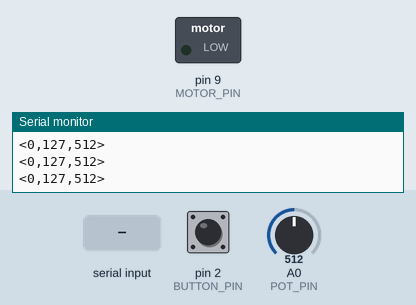
Bench run of a sketch on a simulated Arduino Uno, built with avr-gcc and run on an emulated ATmega328P. Shown: switched loads named in the sketch (green lamp = pin HIGH), the last lines printed to the serial monitor. The test bench sets the inputs (shaded band); at power-on: pin 2 (BUTTON_PIN) HIGH, A0 (POT_PIN) = 512.

Above: at 1.2 s.
1.3 s: pin 2 (BUTTON_PIN) pulled LOW for 0.15 s
At 1.7 s:
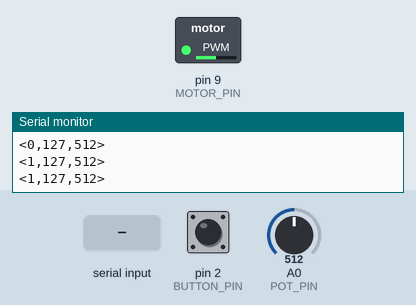
2.9 s: A0 (POT_PIN) set to 716
At 4.1 s:
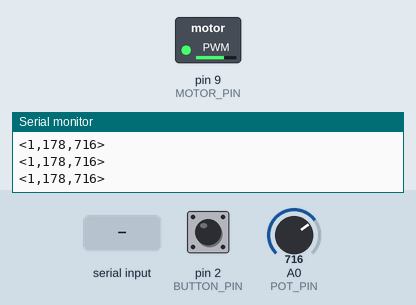
4.4 s: A0 (POT_PIN) set to 900
At 5.4 s:
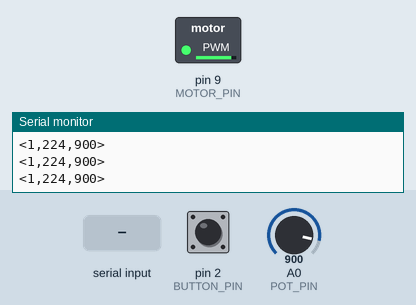
5.9 s: A0 (POT_PIN) set to 122
At 6.5 s:
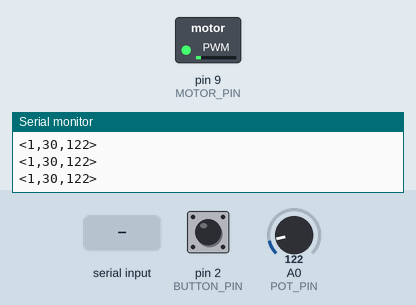
7.4 s: "<1>" received over Serial
At 10.2 s:
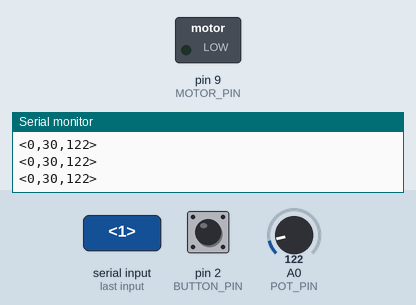
10.4 s: pin 2 (BUTTON_PIN) pulled LOW for 1 s
At 11.0 s:
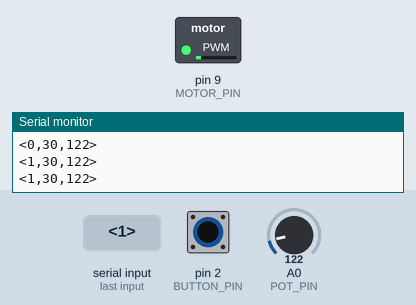
Timing chart, 0 to 13.4 s (numbered marks = the images above; inputs shaded):
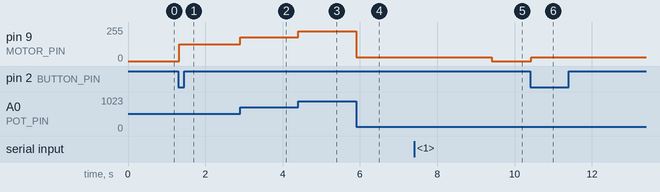

The sketch:

motor_serial.ino
```cpp
// Direct-serial motor controller (pairs with src/pi_motor_server.py)
//
// Protocol in : <1,speed> on, <1> on, <0> off, <H> heartbeat, <X> stop + release
// Protocol out: <motorOn,speed,pot> every 200 ms

unsigned long lastHeartbeatTime = 0;
unsigned long lastTelemetryTime = 0;
const unsigned long TELEMETRY_INTERVAL_MS = 200; // Report 5 times per second

const int BUTTON_PIN = 2;
const int POT_PIN    = A0;
const int MOTOR_PIN  = 9;   // PWM pin

bool motorOn = false;
bool lastReading = HIGH;
bool buttonState = HIGH;
unsigned long lastChange = 0;
const unsigned long DEBOUNCE_MS = 30;

char rxBuffer[16];          // Scratchpad array to hold incoming characters
int rxIndex = 0;            // Current slot in the array
bool isRecording = false;   // Are we currently inside '<' and '>'?

int currentSpeed = 0;       // Stores the active PWM speed (0-255)
int lockedPotBaseline = 0;  // Averaged knob baseline when Web takes control
bool webOverride = false;   // true = Web Slider controls speed; false = Physical Knob controls speed

// Helper function: averages 8 quick ADC readings to cancel out DC motor brush noise!
int readSmoothedPot() {
  long sum = 0;
  for (int i = 0; i < 8; i++) {
    sum += analogRead(POT_PIN);
  }
  return (int)(sum / 8);
}

void setup() {
  pinMode(BUTTON_PIN, INPUT_PULLUP);
  pinMode(MOTOR_PIN, OUTPUT);
  analogWrite(MOTOR_PIN, 0);
  Serial.begin(9600);

  lockedPotBaseline = readSmoothedPot();
  currentSpeed = map(lockedPotBaseline, 0, 1023, 0, 255);
}

void loop() {
  // --- 1. PHYSICAL BUTTON CHECK (Non-Blocking Debounce) ---
  bool reading = digitalRead(BUTTON_PIN);
  if (reading != lastReading) {
    lastChange = millis();
  }

  if ((millis() - lastChange) > DEBOUNCE_MS && reading != buttonState) {
    buttonState = reading;
    if (buttonState == LOW) {
      motorOn = !motorOn;   // Toggle on each press
      webOverride = false;  // a physical press always takes control back from the web
    }
  }
  lastReading = reading;

  // --- 2. NON-BLOCKING SERIAL FRAMING (<state,speed>) ---
  while (Serial.available() > 0) {
    char c = Serial.read();

    if (c == '<') {
      rxIndex = 0;
      isRecording = true;
    }
    else if (c == '>' && isRecording) {
      rxBuffer[rxIndex] = '\0';
      isRecording = false;
      lastHeartbeatTime = millis();

      if (rxBuffer[0] == '1') {
        motorOn = true;
        webOverride = true; // arm the watchdog whenever the Web turns the motor ON
      } else if (rxBuffer[0] == '0') {
        motorOn = false;
      } else if (rxBuffer[0] == 'X') {
        // server is shutting down: stop now and hand control back to the button/knob
        motorOn = false;
        webOverride = false;
      }

      // If command includes a speed (e.g. <1,120>), lock into WEB OVERRIDE mode!
      if (rxBuffer[1] == ',') {
        currentSpeed = atoi(&rxBuffer[2]);
        currentSpeed = constrain(currentSpeed, 0, 255);
        webOverride = true; // Web slider is now locked in charge!

        // Apply new motor speed first, then record the smoothed knob baseline
        if (motorOn) {
          analogWrite(MOTOR_PIN, currentSpeed);
        }
        lockedPotBaseline = readSmoothedPot();
      }
    }
    else if (isRecording) {
      if (rxIndex < 15) {
        rxBuffer[rxIndex] = c;
        rxIndex++;
      }
    }
  }

  // --- 3. POTENTIOMETER CHECK (Smoothed + Web Lockout Protection) ---
  int potValue = readSmoothedPot();

  if (webOverride) {
    // While locked to Web Slider, ignore motor noise! Only unlock if user turns knob by > 75 counts
    if (abs(potValue - lockedPotBaseline) > 75) {
      webOverride = false; // Hand control back to the physical knob!
      lockedPotBaseline = potValue;
    }
  }

  // If physical knob is in charge, track it smoothly (deadband of 12 to stop 1-count flicker)
  if (!webOverride) {
    if (abs(potValue - lockedPotBaseline) > 12) {
      currentSpeed = map(potValue, 0, 1023, 0, 255);
      lockedPotBaseline = potValue;
    }
  }

  // --- 4. DRIVE MOTOR OUTPUT ---
  if (motorOn) {
    analogWrite(MOTOR_PIN, currentSpeed);
  } else {
    analogWrite(MOTOR_PIN, 0);
  }

  // --- 5. NON-BLOCKING TELEMETRY HEARTBEAT (Every 200 ms) ---
  if (millis() - lastTelemetryTime >= TELEMETRY_INTERVAL_MS) {
    lastTelemetryTime = millis();

    Serial.print("<");
    Serial.print(motorOn);
    Serial.print(",");
    Serial.print(currentSpeed);
    Serial.print(",");
    Serial.print(potValue);
    Serial.println(">");
  }
  // --- LAYER 4: COMMUNICATION WATCHDOG (2-Second Dead Man's Switch) ---
  // If Web Override is active and no <H> heartbeat arrives for 2000 ms, shut motor OFF!
  if (webOverride && motorOn && (millis() - lastHeartbeatTime > 2000)) {
    motorOn = false;
    webOverride = false;
  }
}
```

Measured:
- after the input at 1.3 s, pin 9 (MOTOR_PIN): 0/255 → 127/255 at once
- after the input at 2.9 s, pin 9 (MOTOR_PIN): 127/255 → 178/255 at once
- after the input at 4.4 s, pin 9 (MOTOR_PIN): 178/255 → 224/255 at once
- after the input at 5.9 s, pin 9 (MOTOR_PIN): 224/255 → 30/255 at once
- after the input at 7.4 s, pin 9 (MOTOR_PIN): 30/255 → 0/255 after 2.0 s
- after the input at 10.4 s, pin 9 (MOTOR_PIN): 0/255 → 30/255 at once
